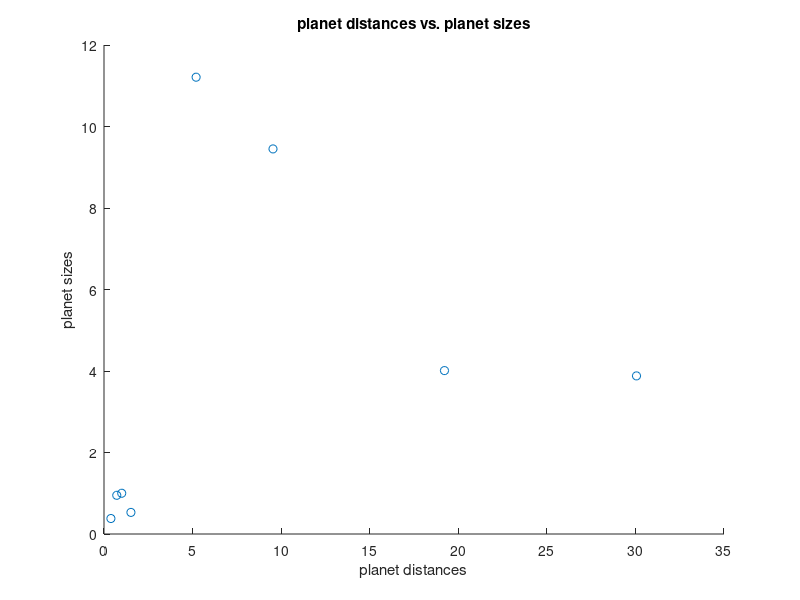

MATLAB code for this plot:
% author name: samuel amery
% email: amerys34@rowan.edu
% Course: MATLAB Programming-Fall 2024
% Assignment: Homework 2
% Date:10/11/2024
%Updated by: Samuel Amery
%All Right Reserved

planet_distances = [0.39, 0.72, 1.00, 1.52, 5.20, 9.54, 19.22, 30.06]
planet_sizes = [0.38, 0.95, 1.00, 0.53, 11.21, 9.45, 4.01, 3.88]

x = planet_distances;
y = planet_sizes;
scatter(x, y);
title('planet distances vs. planet sizes');
xlabel('planet distances');
ylabel('planet sizes');